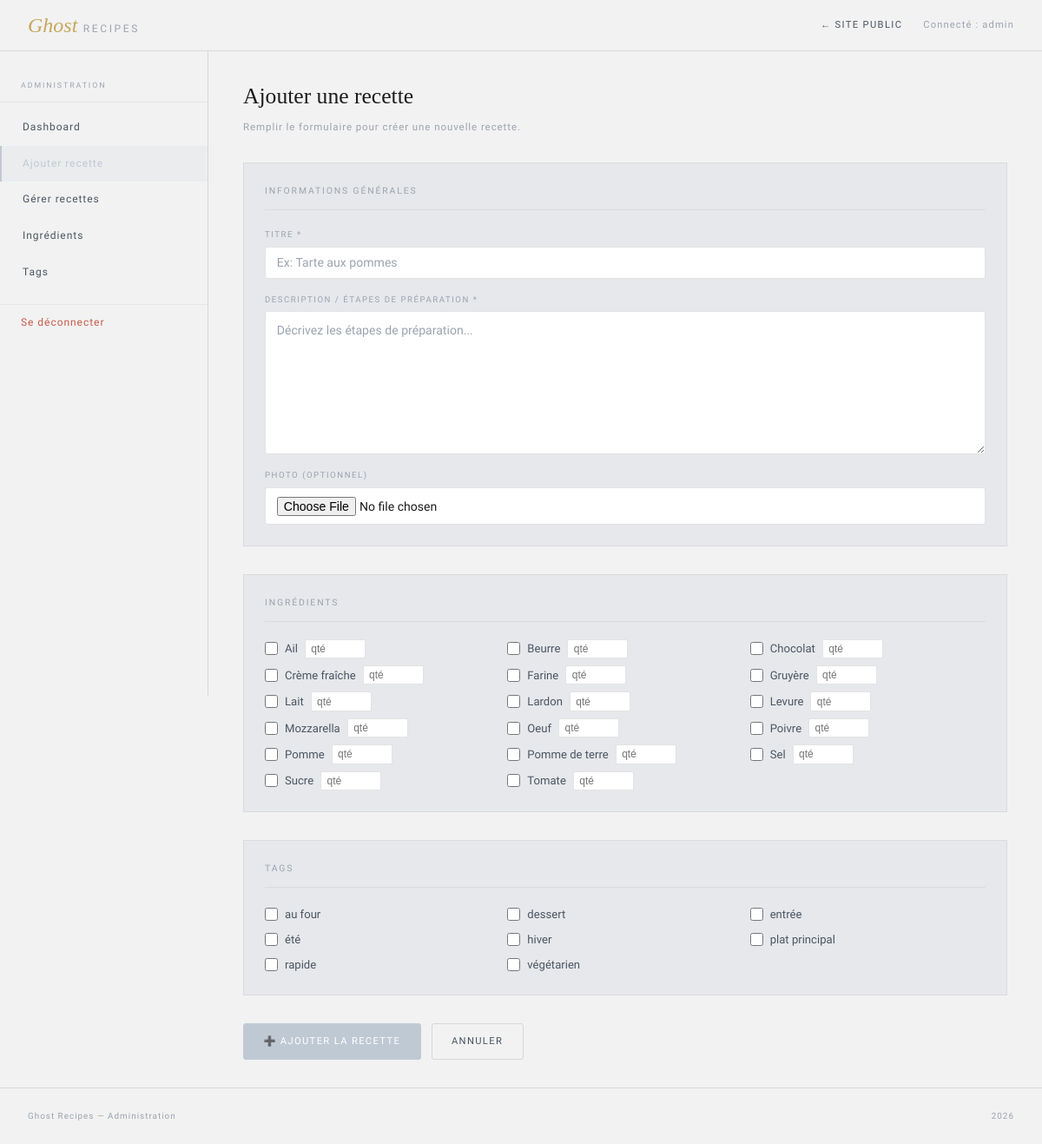
The page /admin/add_recette.php (signed in) on the database its author committed.
### tables this page shows
CREATE TABLE ingredient (
    id  INT AUTO_INCREMENT PRIMARY KEY,
    nom VARCHAR(100) NOT NULL UNIQUE
);

CREATE TABLE tag (
    id  INT AUTO_INCREMENT PRIMARY KEY,
    nom VARCHAR(50) NOT NULL UNIQUE
);

### classes/Ingredient.php (called while the page is built, shortened)
<?php
class Ingredient extends Element {
    public static function getAll($pdo) {
        $stmt = $pdo->query("SELECT * FROM ingredient ORDER BY nom");
        return $stmt->fetchAll(PDO::FETCH_ASSOC);
    }
}
?>

### classes/Tag.php (called while the page is built, shortened)
<?php
class Tag extends Element {
    public static function getAll($pdo) {
        $stmt = $pdo->query("SELECT * FROM tag ORDER BY nom");
        return $stmt->fetchAll(PDO::FETCH_ASSOC);
    }
}
?>

### admin/add_recette.php (the view, shortened to what this page needs)
<?php
require_once "../classes/Recette.php";
require_once "../classes/Ingredient.php";
require_once "../classes/Tag.php";
$tous_ingredients = Ingredient::getAll($pdo);
$tous_tags        = Tag::getAll($pdo);
require_once "header_admin.php";
?>
<h1 class="admin-title">Ajouter une recette</h1>
<p class="admin-sub">Remplir le formulaire pour créer une nouvelle recette.</p>
<form method="POST" action="add_recette.php" enctype="multipart/form-data">
    <div class="form-section">
        <div class="form-section-title">Informations générales</div>
        <div class="form-grid">
            <div class="form-group full">
                <label class="form-label" for="titre">Titre *</label>
                <input class="form-input" type="text" id="titre" name="titre"
                       value="<?= htmlspecialchars($_POST['titre'] ?? '') ?>" required placeholder="Ex: Tarte aux pommes">
            </div>
            <div class="form-group full">
                <label class="form-label" for="description">Description / Étapes de préparation *</label>
                <textarea class="form-textarea" id="description" name="description" rows="6" required
                          placeholder="Décrivez les étapes de préparation..."><?= htmlspecialchars($_POST['description'] ?? '') ?></textarea>
            </div>
            <div class="form-group full">
                <label class="form-label" for="photo">Photo (optionnel)</label>
                <input class="form-input" type="file" id="photo" name="photo" accept="image/*">
            </div>
        </div>
    </div>
    <div class="form-section">
        <div class="form-section-title">Ingrédients</div>
        <?php if (empty($tous_ingredients)): ?>
            <p style="font-size:0.82rem; color:var(--text3)">
                Aucun ingrédient disponible.
                <a href="manage_ingredients.php" style="color:var(--gold)">Ajouter des ingrédients →</a>
            </p>
        <?php else: ?>
            <div class="checkboxes-grid">
                <?php foreach ($tous_ingredients as $ing): ?>
                    <div class="checkbox-item">
                        <div class="checkbox-with-qty">
                            <input type="checkbox" name="ingredients[]"
                                   value="<?= $ing['id'] ?>"
                                   id="ing_<?= $ing['id'] ?>"
                                   <?= in_array($ing['id'], $_POST['ingredients'] ?? []) ? 'checked' : '' ?>>
                            <label for="ing_<?= $ing['id'] ?>"><?= htmlspecialchars($ing['nom']) ?></label>
                            <input type="text" name="quantite[<?= $ing['id'] ?>]"
                                   placeholder="qté"
                                   value="<?= htmlspecialchars($_POST['quantite'][$ing['id']] ?? '') ?>">
                        </div>
                    </div>
                <?php endforeach; ?>
            </div>
        <?php endif; ?>
    </div>
    <div class="form-section">
        <div class="form-section-title">Tags</div>
        <?php if (empty($tous_tags)): ?>
            <p style="font-size:0.82rem; color:var(--text3)">
                Aucun tag disponible.
                <a href="manage_tags.php" style="color:var(--gold)">Ajouter des tags →</a>
            </p>
        <?php else: ?>
            <div class="checkboxes-grid">
                <?php foreach ($tous_tags as $tag): ?>
                    <div class="checkbox-item">
                        <input type="checkbox" name="tags[]"
                               value="<?= $tag['id'] ?>"
                               id="tag_<?= $tag['id'] ?>"
                               <?= in_array($tag['id'], $_POST['tags'] ?? []) ? 'checked' : '' ?>>
                        <label for="tag_<?= $tag['id'] ?>"><?= htmlspecialchars($tag['nom']) ?></label>
                    </div>
                <?php endforeach; ?>
            </div>
        <?php endif; ?>
    </div>
    <div class="btn-row">
        <button type="submit" class="btn btn-primary">➕ Ajouter la recette</button>
        <a href="dashboard.php" class="btn btn-ghost">Annuler</a>
    </div>
</form>
<?php require_once "footer_admin.php"; ?>

### public/css/style.css (style rules this page uses)
:root { --bg: #F2F2F2; --bg2: #E6E8EB; --bg3: #DDE3EA; --surface: #FFFFFF; --surface2: #F7F7F8; --border: rgba(30, 30, 30, 0.06); --border2: rgba(30, 30, 30, 0.12); --text: #1C1C1E; --text2: #4B5563; --text3: #9CA3AF; --rose: #BFC9D4; --rose2: #94A3B8; --rose-bg: rgba(191, 201, 212, 0.15); --gold: #C6A85C; --gold2: #A88C3F; --gold-bg: rgba(198, 168, 92, 0.12); --red: #C65A4A; --red-bg: rgba(198, 90, 74, 0.12); --green: #5F8F7B; --green-bg: rgba(95, 143, 123, 0.12); }
* { box-sizing: border-box; margin: 0; padding: 0; }
body { background: var(--bg); color: var(--text); font-family: 'Source Sans 3', sans-serif; font-weight: 300; line-height: 1.6; min-height: 100vh; }
a { text-decoration: none; color: inherit; }
button { cursor: pointer; background: none; border: none; font: inherit; color: inherit; }
.admin-title { font-family: 'Playfair Display', serif; font-size: 1.6rem; font-weight: 400; margin-bottom: 0.3rem; }
.admin-sub { font-size: 0.72rem; color: var(--text3); letter-spacing: 0.08em; margin-bottom: 2rem; }
.form-section { background: var(--bg2); border: 1px solid var(--border); padding: 1.5rem; margin-bottom: 2rem; }
.form-section-title { font-size: 0.65rem; letter-spacing: 0.18em; text-transform: uppercase; color: var(--text3); margin-bottom: 1.25rem; padding-bottom: 0.75rem; border-bottom: 1px solid var(--border); }
.form-grid { display: grid; grid-template-columns: 1fr 1fr; gap: 1rem; }
.form-group { display: flex; flex-direction: column; gap: 0.4rem; }
.form-group.full { grid-column: span 2; }
.form-label { font-size: 0.6rem; letter-spacing: 0.16em; text-transform: uppercase; color: var(--text3); }
.form-input, .form-textarea, .form-select { background: var(--surface); border: 1px solid var(--border2); border-radius: 3px; padding: 0.6rem 0.8rem; font-size: 0.88rem; color: var(--text); outline: none; font-family: inherit; width: 100%; }
.form-input::placeholder, .form-textarea::placeholder { color: var(--text3); }
.form-textarea { resize: vertical; min-height: 120px; line-height: 1.7; }
.checkboxes-grid { display: grid; grid-template-columns: repeat(3, 1fr); gap: 0.5rem; }
.checkbox-item { display: flex; align-items: center; gap: 0.5rem; font-size: 0.82rem; color: var(--text2); }
.checkbox-item input[type="checkbox"] { accent-color: var(--rose); width: 15px; height: 15px; }
.checkbox-with-qty { display: flex; align-items: center; gap: 0.5rem; }
.checkbox-with-qty input[type="text"] { width: 70px; background: var(--surface); border: 1px solid var(--border2); border-radius: 2px; padding: 0.2rem 0.4rem; font-size: 0.75rem; color: var(--text); outline: none; }
.btn { font-size: 0.7rem; letter-spacing: 0.12em; text-transform: uppercase; padding: 0.7rem 1.4rem; border-radius: 3px; display: inline-flex; align-items: center; gap: 0.5rem; }
.btn-primary { background: var(--rose); color: #fff; border: 1px solid var(--rose); }
.btn-ghost { background: transparent; color: var(--text2); border: 1px solid var(--border2); }
.btn-row { display: flex; gap: 0.75rem; margin-top: 1.5rem; flex-wrap: wrap; }
.recipe-card, .tag-btn, .tbl-btn, .btn, .login-btn, .search-wrap input, .hero-search input, .form-input, .form-textarea, .form-select { transition: all 0.2s ease; }

### rows shown on the page
ingredient: nom "Ail"
ingredient: nom "Beurre"
ingredient: nom "Chocolat"
ingredient: nom "Crème fraîche"
ingredient: nom "Farine"
ingredient: nom "Gruyère"
ingredient: nom "Lait"
ingredient: nom "Lardon"
ingredient: nom "Levure"
ingredient: nom "Mozzarella"
ingredient: nom "Oeuf"
ingredient: nom "Poivre"
ingredient: nom "Pomme"
ingredient: nom "Pomme de terre"
ingredient: nom "Sel"
ingredient: nom "Sucre"
ingredient: nom "Tomate"
tag: nom "au four"
tag: nom "dessert"
tag: nom "entrée"
tag: nom "été"
tag: nom "hiver"
tag: nom "plat principal"
tag: nom "rapide"
tag: nom "végétarien"

### other values the page prints
$_SESSION['login'] "admin"
